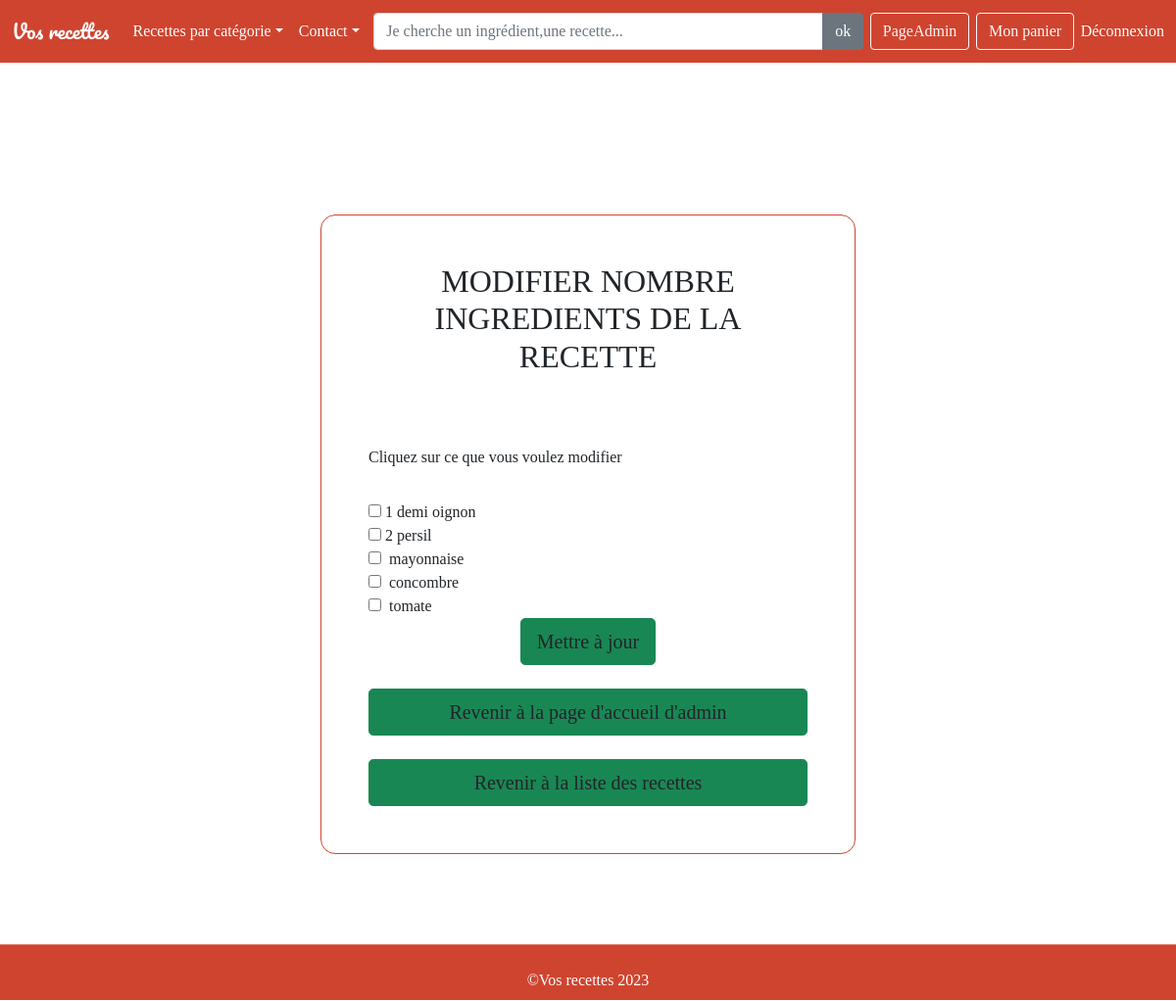
Screenshot of /controllerAdmin/recupererNombreIngredient/98 (signed in) with the database file from the repository.
### tables this page shows
CREATE TABLE IF NOT EXISTS `recette_ingredients` (
  `idRecetteEtIngredients` int(11) NOT NULL AUTO_INCREMENT,
  `idRecette` int(11) DEFAULT NULL,
  `idIngredients` int(11) DEFAULT NULL,
  `nombreIngredients` varchar(50) DEFAULT NULL,
  PRIMARY KEY (`idRecetteEtIngredients`),
  KEY `idIngredients` (`idIngredients`),
  KEY `idRecette` (`idRecette`)
);

CREATE TABLE IF NOT EXISTS `ingredients` (
  `idIngredients` int(11) NOT NULL AUTO_INCREMENT,
  `nomIngredients` varchar(100) NOT NULL,
  PRIMARY KEY (`idIngredients`)
);

### controllers/controllerAdmin.php (called while the page is built, shortened)
<?php
include('models/modeleAdmin.php');
function recupererNombreIngredient($idRecette)
{
    $conservationId=$idRecette;
    $resultat=modelSelectionerNombreIngredientIdIngredientEtIngredientAPartirDeLidRecette($conservationId);
    $resultatPourForeach=$resultat->fetchall(PDO::FETCH_ASSOC);
    include('views/global/espaceAdmin/modificationRecette/modificationNombreIngredient.php');
}

### models/modeleAdmin.php (called while the page is built, shortened)
<?php
function modelSelectionerNombreIngredientIdIngredientEtIngredientAPartirDeLidRecette($idRecette)
{
    $bddPDO=connexionBDD();
    $requete="SELECT recette_ingredients.nombreIngredients,recette_ingredients.idIngredients,ingredients.nomIngredients FROM recette_ingredients INNER JOIN ingredients ON recette_ingredients.idIngredients=ingredients.idIngredients WHERE idRecette='$idRecette'";
    $resultat=$bddPDO->query($requete);
    return $resultat;
}

### views/global/espaceAdmin/modificationRecette/modificationNombreIngredient.php (the view, shortened to what this page needs)
<?php
    include("views/communs/menu.php");
    $conservation=$idRecette;
    ?>
<section class="vh-100 bg-image ">
  <div class="mask d-flex align-items-center h-100 gradient-custom-3">
    <div class="container h-100">
      <div class="row d-flex justify-content-center align-items-center h-100">
        <div class="col-12 col-md-9 col-lg-7 col-xl-6">
          <div class="card" style="border-radius: 15px;">
            <div class="card-body p-5">
              <h2 class="text-uppercase text-center mb-5">Modifier Nombre Ingredients de la  Recette</h2>
              <br>
              <form action="controllerAdmin/modifierRecetteParSonNombre/<?=$conservation?>" method="post" >
                <div class="form-outline mb-4">
                  <label class="form-label " for="nomRecette">Cliquez sur ce que vous voulez modifier</label>
                </div>
               <?php
                foreach($resultatPourForeach as $valeur)
                {
                    echo "<input type='checkbox' name='changerNombreIngredients[]' id='changerNombreIngredients' value=$valeur[nomIngredients]> ";
                    echo "<label for='changerNombreIngredients'>$valeur[nombreIngredients]   </label>";
                    echo "<label for='changerNombreIngredients'>$valeur[nomIngredients]</label>";
                    echo "<br>";
                }
                ?>
                <div class="d-flex justify-content-center">
                  <button type="submit"name="mettreAJourNombreRecette"
                    class="btn btn-success btn-block btn-lg gradient-custom-4 text-body">Mettre à jour</button>
                </div>
                <br>
                <div> <a href='controllerEspaceMembre/pageAdmin' class="d-flex justify-content-center btn btn-success btn-block btn-lg gradient-custom-4 text-body">Revenir à la page d'accueil d'admin</a>
                </div>
                <br>
              <div> <a href='controllerAdmin/afficherToutesRecettes' class=" d-flex  justify-content-center btn btn-success btn-block btn-lg gradient-custom-4 text-body">Revenir à la liste des recettes</a>
              </div>
              </form>
            </div>
          </div>
        </div>
      </div>
    </div>
  </div>
</section>
<?php
 include("views/communs/footer.php");
 ?>

### assets/css/main.css (style rules this page uses)
* { margin:0; padding:0; }
body { font-family:Georgia, 'Times New Roman', Times, serif; margin-bottom: -15px; }
a:link { text-decoration:none; }
.card { margin-bottom: 5px; border-color: #cf442f; border-bottom-left-radius: 30px; border-bottom-right-radius: 30px; }
.card-img-top ,.card { border-top-left-radius:30px; border-top-right-radius:30px; ; }

### rows the page displays
recette_ingredients: nombreIngredients "1 demi", idIngredients.nomIngredients "oignon"
recette_ingredients: nombreIngredients "2", idIngredients.nomIngredients "persil"
recette_ingredients: idIngredients.nomIngredients "mayonnaise"
recette_ingredients: idIngredients.nomIngredients "concombre"
recette_ingredients: idIngredients.nomIngredients "tomate"
